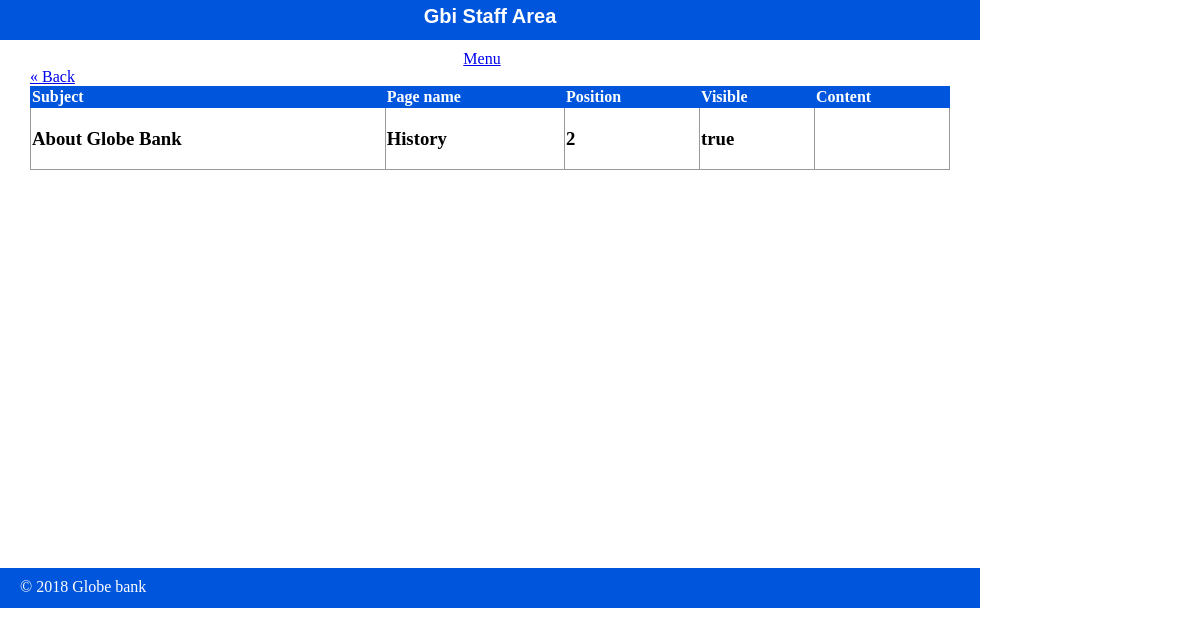
Page /staff/pages/show.php?id=2 on the earlier database version.
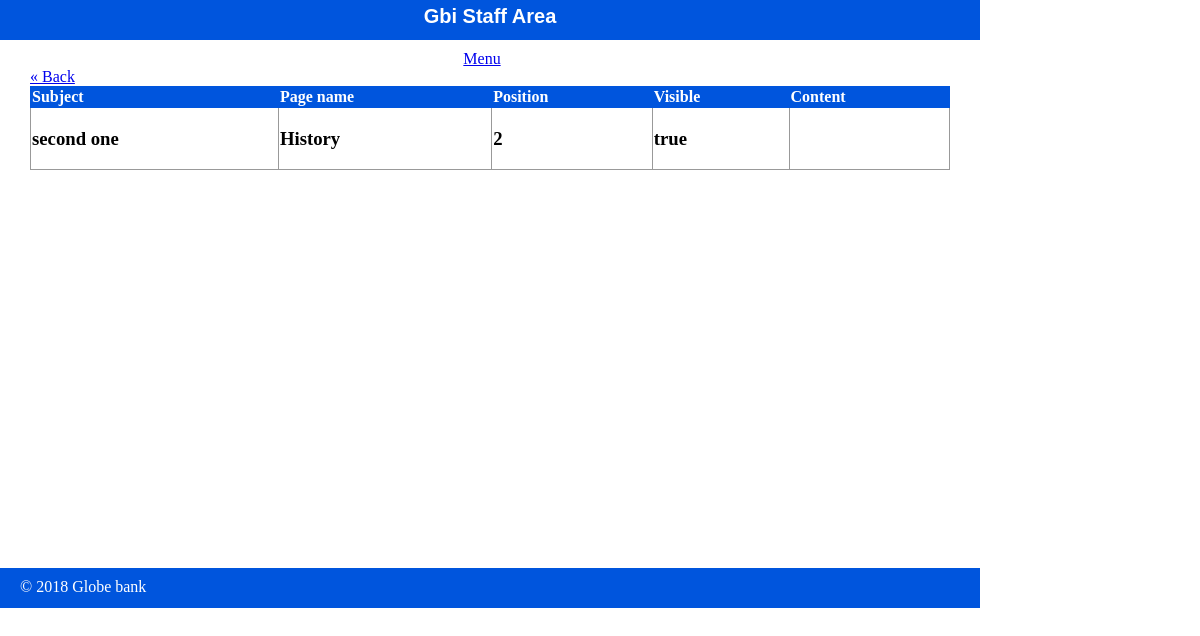
Same page on the later database version.
### tables this page shows
CREATE TABLE `subjects` (
  `id` int(11) NOT NULL,
  `menu_name` varchar(255) DEFAULT NULL,
  `position` int(3) DEFAULT NULL,
  `visible` tinyint(1) DEFAULT NULL
);

### private/functions.php (called while the page is built, shortened)
<?php
function url_for($script_path){
  return WWW_ROOT . $script_path;
}
function h($string=""){
  return htmlspecialchars($string);
}
?>

### private/query_functions.php (called while the page is built, shortened)
<?php
  function find_subject_by_id($id){
    global $db;
    $sql = "SELECT * FROM subjects ";
    $sql .= "WHERE id='" . $id . "'";
    $result = mysqli_query($db, $sql);
    $subject = mysqli_fetch_assoc($result);
    return $subject;
  }
  function find_page_by_id($id){
    global $db;
    $sql = "SELECT * FROM page ";
    $sql .= "WHERE id='" . $id . "'";
    $result = mysqli_query($db, $sql);
    $page = mysqli_fetch_assoc($result);
    return $page;
  }
 ?>

### public/staff/pages/show.php (the view, shortened to what this page needs)
<?php
  $id = $_GET['id'] ?? '1';
  $page = find_page_by_id($id);
 ?>
<?php include(SHARED_PATH . '/staff_header.php');?>
<div id="content">
<a href="<?php echo url_for('/staff/pages/index.php');
?>">&laquo; Back</a>
<table class="list">
  <tr>
    <th>Subject</th>
    <th>Page name</th>
    <th>Position</th>
    <th>Visible</th>
    <th>Content</th>
  </tr>
  <tr>
    <?php $subject = find_subject_by_id($page['subject_id']); ?>
    <td><h3> <?php echo h($subject['menu_name']);?> </h3></td>
    <td><h3> <?php echo h($page['page_name']);?> </h3></td>
    <td><h3> <?php echo h($page['position']);?> </h3></td>
    <td><h3> <?php echo   $page['visible'] == '1' ? 'true' : 'false';?> </h3></td>
    <td><h3> <?php echo h($page['content']);?> </h3></td>
  </tr>
</table>
</div>
<?php include(SHARED_PATH . '/staff_footer.php'); ?>

Differences in the rows shown:
removed subjects: menu_name "About Globe Bank"
added subjects: menu_name "second one"
